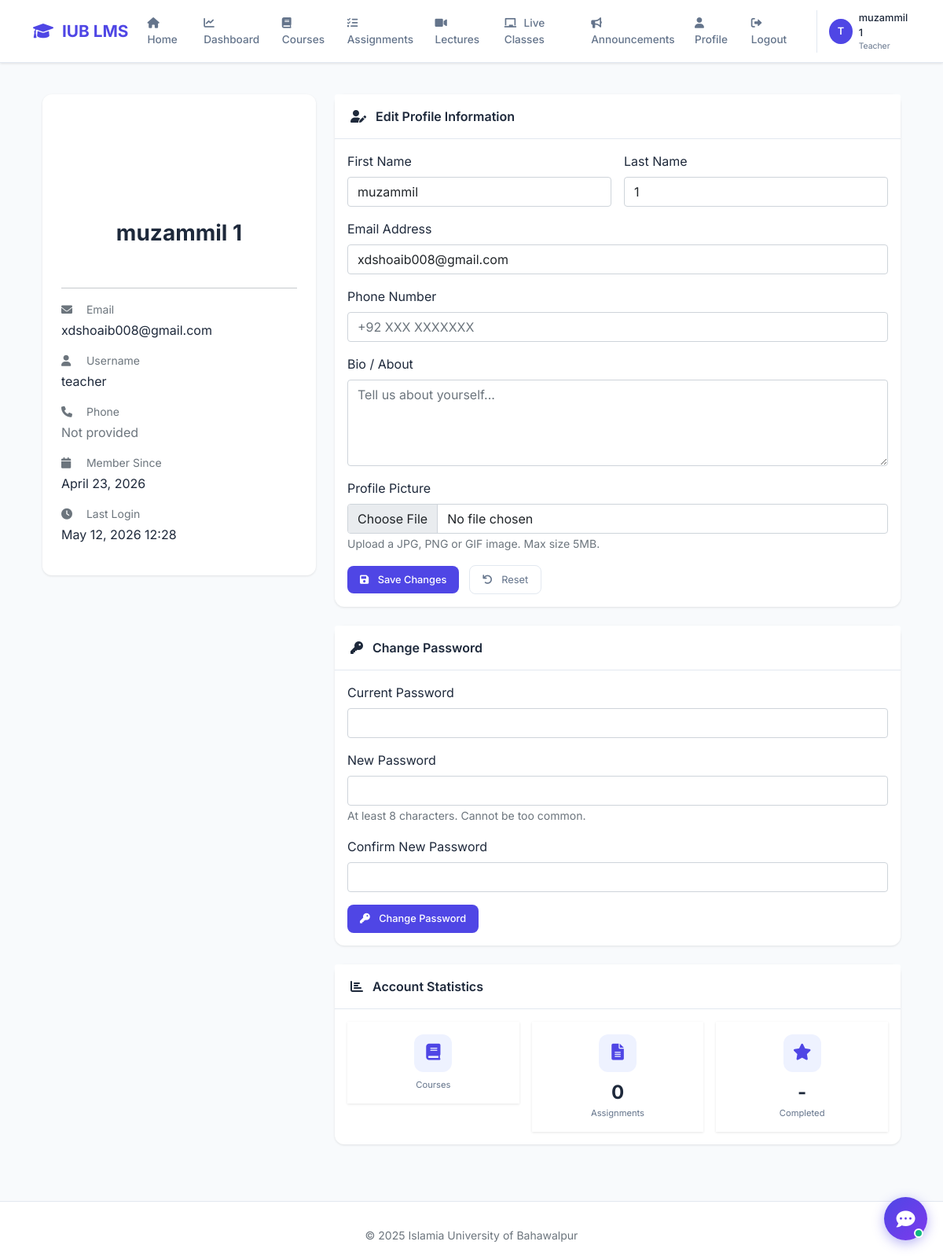
The page /accounts/profile/ (signed in) on the database its author committed.
### accounts/models.py (models this page shows, shortened)
class CustomUser(AbstractUser):
    ROLE_CHOICES = (
        ('admin', 'Admin'),
        ('teacher', 'Teacher'),
        ('student', 'Student'),
    )
    role = models.CharField(max_length=10, choices=ROLE_CHOICES, default='student')
    phone = models.CharField(max_length=15, blank=True)
    profile_pic = models.ImageField(upload_to='profile_pics/', blank=True, null=True)
    bio = models.TextField(max_length=500, blank=True)

### accounts/views.py (the view)
# urls.py: path('profile/', views.profile_view, name='profile'),
@login_required
def profile_view(request):
    if request.method == 'POST':
        if 'update_profile' in request.POST:
            user_form = UserUpdateForm(request.POST, request.FILES, instance=request.user)
            if user_form.is_valid():
                user_form.save()
                messages.success(request, 'Your profile has been updated!')
                return redirect('profile')
        elif 'change_password' in request.POST:
            password_form = PasswordChangeForm(request.user, request.POST)
            if password_form.is_valid():
                user = password_form.save()
                update_session_auth_hash(request, user)
                messages.success(request, 'Your password has been changed!')
                return redirect('profile')
            else:
                messages.error(request, 'Please correct the password errors.')
    else:
        user_form = UserUpdateForm(instance=request.user)
        password_form = PasswordChangeForm(request.user)
    return render(request, 'accounts/profile.html', {
        'user_form': user_form,
        'password_form': password_form
    })

### templates/accounts/profile.html (shortened to what this page needs)
{% extends 'base.html' %}
{% load static %}
{% block content %}
<div class="container py-4">
    <div class="row g-4">
        <div class="col-lg-4">
            <div class="card" data-aos="fade-right">
                <div class="card-body text-center p-4">
                    <div class="position-relative d-inline-block mb-3">
                        <div class="profile-avatar-wrapper" style="width: 120px; height: 120px; margin: 0 auto; position: relative;">
                            {% if user.profile_pic %}
                                <img src="{{ user.profile_pic.url }}" alt="Profile" style="width: 120px; height: 120px; border-radius: 50%; object-fit: cover; border: 4px solid var(--accent);">
                            {% else %}
                                <div style="width: 120px; height: 120px; background: linear-gradient(135deg, var(--accent), var(--primary)); border-radius: 50%; display: flex; align-items: center; justify-content: center; border: 4px solid white; box-shadow: var(--shadow-md);">
                                    <i class="fas fa-user fa-3x" style="color: white;"></i>
                                </div>
                            {% endif %}
                        </div>
                    </div>
                    <h3 class="fw-bold mb-1">{{ user.get_full_name|default:user.username }}</h3>
                    <p class="text-muted mb-3">
                        <span class="badge badge-primary">{{ user.get_role_display }}</span>
                    </p>
                    <div class="text-start mt-4">
                        <hr>
                        <div class="mb-3">
                            <p class="small text-muted mb-1"><i class="fas fa-envelope me-2" style="color: var(--accent); width: 20px;"></i> Email</p>
                            <p class="mb-0">{{ user.email }}</p>
                        </div>
                        <div class="mb-3">
                            <p class="small text-muted mb-1"><i class="fas fa-user me-2" style="color: var(--accent); width: 20px;"></i> Username</p>
                            <p class="mb-0">{{ user.username }}</p>
                        </div>
                        <div class="mb-3">
                            <p class="small text-muted mb-1"><i class="fas fa-phone me-2" style="color: var(--accent); width: 20px;"></i> Phone</p>
                            <p class="mb-0">{{ user.phone|default:"<span class='text-muted'>Not provided</span>"|safe }}</p>
                        </div>
                        <div class="mb-3">
                            <p class="small text-muted mb-1"><i class="fas fa-calendar me-2" style="color: var(--accent); width: 20px;"></i> Member Since</p>
                            <p class="mb-0">{{ user.date_joined|date:"F d, Y" }}</p>
                        </div>
                        <div class="mb-3">
                            <p class="small text-muted mb-1"><i class="fas fa-clock me-2" style="color: var(--accent); width: 20px;"></i> Last Login</p>
                            <p class="mb-0">{{ user.last_login|date:"F d, Y H:i"|default:"Never" }}</p>
                        </div>
                    </div>
                </div>
            </div>
        </div>
        <div class="col-lg-8">
            <div class="card mb-4" data-aos="fade-left">
                <div class="card-header">
                    <i class="fas fa-user-edit me-2"></i> Edit Profile Information
                </div>
                <div class="card-body">
                    <form method="post" enctype="multipart/form-data">
                        <div class="row g-3">
                            <div class="col-md-6">
                                <label class="form-label">First Name</label>
                                <input type="text" name="first_name" class="form-control" value="{{ user.first_name }}" placeholder="First name">
                            </div>
                            <div class="col-md-6">
                                <label class="form-label">Last Name</label>
                                <input type="text" name="last_name" class="form-control" value="{{ user.last_name }}" placeholder="Last name">
                            </div>
                            <div class="col-md-12">
                                <label class="form-label">Email Address</label>
                                <input type="email" name="email" class="form-control" value="{{ user.email }}" required>
                            </div>
                            <div class="col-md-12">
                                <label class="form-label">Phone Number</label>
                                <input type="text" name="phone" class="form-control" value="{{ user.phone }}" placeholder="+92 XXX XXXXXXX">
                            </div>
                            <div class="col-md-12">
                                <label class="form-label">Bio / About</label>
                                <textarea name="bio" class="form-control" rows="4" placeholder="Tell us about yourself...">{{ user.bio }}</textarea>
                            </div>
                            <div class="col-md-12">
                                <label class="form-label">Profile Picture</label>
                                <input type="file" name="profile_pic" class="form-control" accept="image/*">
                                <small class="text-muted">Upload a JPG, PNG or GIF image. Max size 5MB.</small>
                            </div>
                            <div class="col-12">
                                <button type="submit" name="update_profile" class="btn btn-primary">
                                    <i class="fas fa-save me-2"></i> Save Changes
                                </button>
                                <button type="reset" class="btn btn-outline ms-2">
                                    <i class="fas fa-undo me-2"></i> Reset
                                </button>
                            </div>
                        </div>
                    </form>
                </div>
            </div>
            <div class="card" data-aos="fade-left" data-aos-delay="100">
                <div class="card-header">
                    <i class="fas fa-key me-2"></i> Change Password
                </div>
                <div class="card-body">
                    <form method="post">
                        <div class="row g-3">
                            <div class="col-md-12">
                                <label class="form-label">Current Password</label>
                                <input type="password" name="old_password" class="form-control" required>
                            </div>
                            <div class="col-md-12">
                                <label class="form-label">New Password</label>
                                <input type="password" name="new_password1" class="form-control" required>
                                <small class="text-muted">At least 8 characters. Cannot be too common.</small>
                            </div>
                            <div class="col-md-12">
                                <label class="form-label">Confirm New Password</label>
                                <input type="password" name="new_password2" class="form-control" required>
                            </div>
                            <div class="col-12">
                                <button type="submit" name="change_password" class="btn btn-primary">
                                    <i class="fas fa-key me-2"></i> Change Password
                                </button>
                            </div>
                        </div>
                    </form>
                </div>
            </div>
            <div class="card mt-4" data-aos="fade-left" data-aos-delay="200">
                <div class="card-header">
                    <i class="fas fa-chart-bar me-2"></i> Account Statistics
                </div>
                <div class="card-body">
                    <div class="row g-3">
                        <div class="col-md-4">
                            <div class="stat-card text-center p-3">
                                <div class="stat-icon" style="margin: 0 auto 0.5rem auto;">
                                    <i class="fas fa-book"></i>
                                </div>
                                <div class="stat-label">Courses</div>
                            </div>
                        </div>
                        <div class="col-md-4">
                            <div class="stat-card text-center p-3">
                                <div class="stat-icon" style="margin: 0 auto 0.5rem auto;">
                                    <i class="fas fa-file-alt"></i>
                                </div>
                                <div class="stat-number" style="font-size: 1.5rem;">
                                    {% if user.role == 'student' %}
                                        {{ user.submission_set.count }}
                                    {% elif user.role == 'teacher' %}
                                        {{ user.assignment_set.count }}
                                    {% else %}
                                        -
                                    {% endif %}
                                </div>
                                <div class="stat-label">Assignments</div>
                            </div>
                        </div>
                        <div class="col-md-4">
                            <div class="stat-card text-center p-3">
                                <div class="stat-icon" style="margin: 0 auto 0.5rem auto;">
                                    <i class="fas fa-star"></i>
                                </div>
                                <div class="stat-number" style="font-size: 1.5rem;">
                                    {% if user.role == 'student' %}
                                        {{ user.submission_set.filter|length }}
                                    {% else %}
                                        -
                                    {% endif %}
                                </div>
                                <div class="stat-label">Completed</div>
                            </div>
                        </div>
                    </div>
                </div>
            </div>
        </div>
    </div>
</div>
{% endblock %}

### templates/base.html (shortened to what this page needs)
<!DOCTYPE html>
<html lang="en">
<head>
    <link href="https://cdn.jsdelivr.net/npm/bootstrap@5.1.3/dist/css/bootstrap.min.css" rel="stylesheet">
    <link rel="stylesheet" href="https://cdnjs.cloudflare.com/ajax/libs/font-awesome/6.0.0/css/all.min.css">
</head>
<body>
    {% if user.is_authenticated %}
    <nav class="navbar navbar-expand-lg">
        <div class="container">
            <a class="navbar-brand" href="{% url 'dashboard' %}">
                <i class="fas fa-graduation-cap"></i> IUB LMS
            </a>
            <div class="collapse navbar-collapse" id="navbarNav">
                <ul class="navbar-nav ms-auto">
                    <li class="nav-item"><a class="nav-link" href="{% url 'home' %}"><i class="fas fa-home"></i> Home</a></li>
                    <li class="nav-item"><a class="nav-link" href="{% url 'dashboard' %}"><i class="fas fa-chart-line"></i> Dashboard</a></li>
                    <li class="nav-item"><a class="nav-link" href="{% url 'course_list' %}"><i class="fas fa-book"></i> Courses</a></li>
                    <li class="nav-item"><a class="nav-link" href="{% url 'assignment_list' %}"><i class="fas fa-tasks"></i> Assignments</a></li>
                    <li class="nav-item"><a class="nav-link" href="{% url 'lecture_list_all' %}"><i class="fas fa-video"></i> Lectures</a></li>
                    <li class="nav-item"><a class="nav-link" href="{% url 'live_class_list_all' %}"><i class="fas fa-chalkboard"></i> Live Classes</a></li>
                    <li class="nav-item"><a class="nav-link" href="{% url 'announcements' %}"><i class="fas fa-bullhorn"></i> Announcements</a></li>
                    <li class="nav-item"><a class="nav-link" href="{% url 'profile' %}"><i class="fas fa-user"></i> Profile</a></li>
                    <li class="nav-item"><a class="nav-link" href="{% url 'logout' %}"><i class="fas fa-sign-out-alt"></i> Logout</a></li>
                </ul>
                <div class="user-menu">
                    <div class="user-avatar">{{ user.username|first|upper }}</div>
                    <div>
                        <div class="user-name">{{ user.get_full_name|default:user.username }}</div>
                        <div class="user-role">{{ user.get_role_display }}</div>
                    </div>
                </div>
            </div>
        </div>
    </nav>
    {% endif %}
    <main class="container fade-in mt-3">
        {% block content %}
        {% endblock %}
    </main>
    <footer class="footer">
        <div class="container text-center">
            <p class="small text-muted mb-0">&copy; 2025 Islamia University of Bahawalpur</p>
        </div>
    </footer>
</body>
</html>

### rows shown on the page
CustomUser: username|first "T", get_full_name "muzammil 1", role "Teacher", email "xdshoaib008@gmail.com", username "teacher", phone "Not provided", date_joined "April 23, 2026", last_login "May 12, 2026 12:28", first_name "muzammil", last_name "1", assignment_set.count "0"
